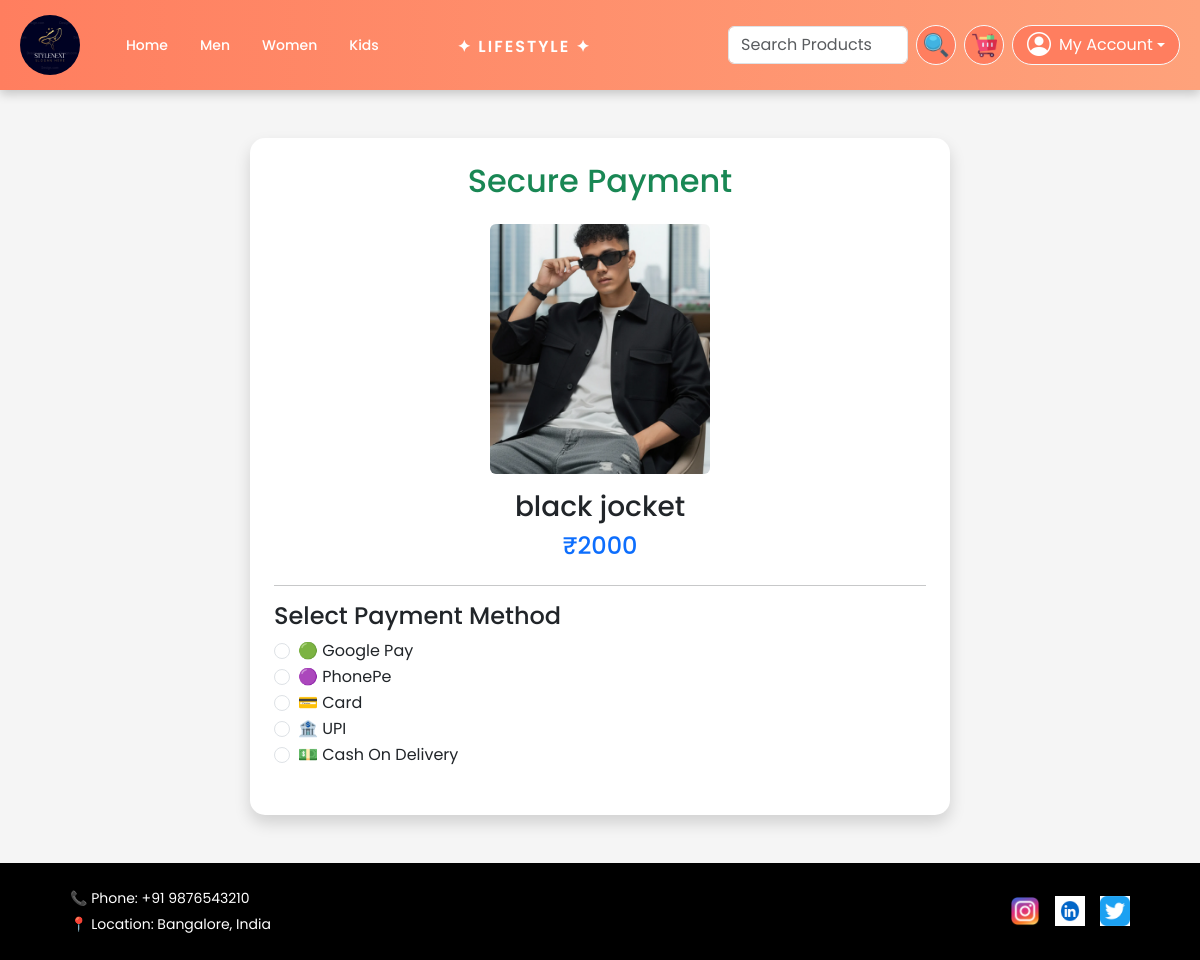
Page /payment/men/1/ (signed in) on the committed database.
### flouristapp/models.py (models this page shows, shortened)
class Men(models.Model):
    name = models.CharField(max_length=100)
    image = models.ImageField(upload_to='men/')
    price = models.IntegerField()

### flouristapp/views.py (the view)
# urls.py: path('payment/men/<int:id>/', views.men_payment, name='men_payment'),
@login_required
def men_payment(request, id):
    return payment(request, id, "Men")

### flouristapp/views.py (called while the page is built)
@login_required
def payment(request, id, model_name):
    model_map = {
        "Home": Home,
        "Men": Men,
        "Women": Women,
        "Kids": Kids,
    }
    model = model_map.get(model_name)
    if not model:
        return redirect("home")
    item = get_object_or_404(model, id=id)
    return render(request, "payment.html", {
        "item": item,
        "model_name": model_name,
    })

### flouristapp/Templates/payment.html (shortened to what this page needs)
 {% extends 'base.html' %}
{% load static %}
{% block content %}
<div class="container mt-5">
    <div class="card shadow p-4" style="max-width:700px;margin:auto;border-radius:15px;">
        <h2 class="text-center text-success mb-4">Secure Payment</h2>
        <div class="text-center">
            <img src="{{ item.image.url }}" width="220" height="220" class="rounded">
            <h3 class="mt-3">{{ item.name }}</h3>
            <h4 class="text-primary">₹{{ item.price }}</h4>
        </div>
        <hr>
        <h4>Select Payment Method</h4>
        <div class="form-check">
            <input class="form-check-input" type="radio" name="payment" onclick="goToScan()">
            <label class="form-check-label">🟢 Google Pay</label>
        </div>
        <div class="form-check">
            <input class="form-check-input" type="radio" name="payment" onclick="goToScan()">
            <label class="form-check-label">🟣 PhonePe</label>
        </div>
        <div class="form-check">
            <input class="form-check-input" type="radio" name="payment" onclick="showForm('card')">
            <label class="form-check-label">💳 Card</label>
        </div>
        <div class="form-check">
            <input class="form-check-input" type="radio" name="payment" onclick="showForm('upi')">
            <label class="form-check-label">🏦 UPI</label>
        </div>
        <div class="form-check mb-4">
            <input class="form-check-input" type="radio" name="payment" onclick="showForm('cod')">
            <label class="form-check-label">💵 Cash On Delivery</label>
        </div>
    </div>
</div>
{% endblock %}

### flouristapp/static/css/style.css (style rules this page uses)
body { margin:0; padding:0; overflow-x:hidden; font-family:'Poppins',sans-serif; background:#f5f5f5; }
.card { margin-top: 20px; border: none; border-radius: 12px; overflow: hidden; box-shadow: 0 4px 10px rgba(0,0,0,0.1); transition: 0.3s; position: relative; }
.card img { height: 250px; object-fit: cover; }
.card { background: white; border-radius: 15px; padding: 20px; box-shadow: 0 5px 15px rgba(0,0,0,0.08); }

### rows in the picture
Men: image (picture), name "black jocket", price "2000"
